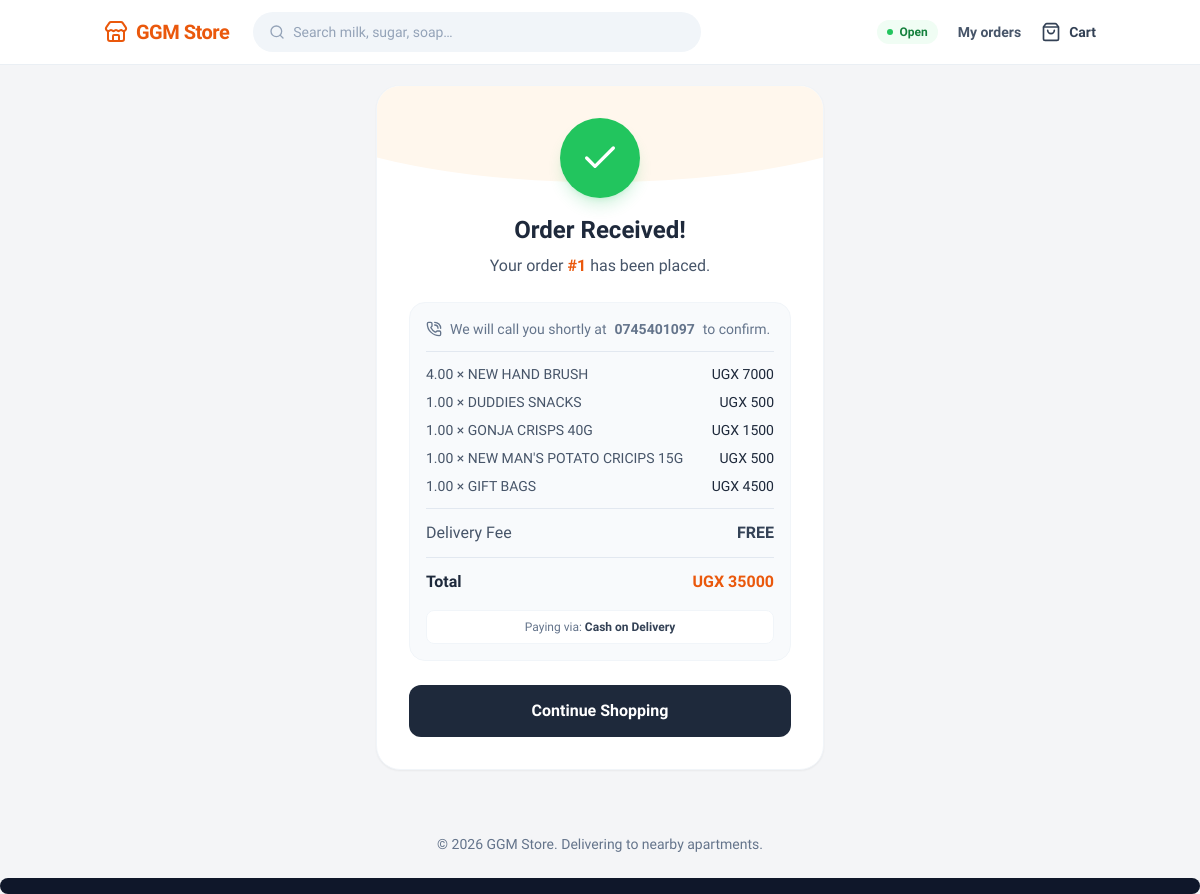
The page /order/success/1/ on the database its author committed.
### marketplace/models.py (models this page shows, shortened)
class Order(models.Model):
    STATUS_CHOICES = [
        ('new', 'New Order'),
        ('confirmed', 'Confirmed'),
        ('packed', 'Packed & Ready'),
        ('delivered', 'Delivered'),
        ('cancelled', 'Cancelled'),
    ]
    PAYMENT_CHOICES = [
        ('cash', 'Cash on Delivery'),
        ('momo', 'MoMo on Delivery'),
    ]
    customer = models.ForeignKey(Customer, on_delete=models.CASCADE)
    status = models.CharField(max_length=20, choices=STATUS_CHOICES, default='new', db_index=True)
    payment_method = models.CharField(max_length=20, choices=PAYMENT_CHOICES, default='cash')
    total_amount = models.DecimalField(max_digits=10, decimal_places=2, default=0.00)
    delivery_fee = models.DecimalField(max_digits=10, decimal_places=2, default=0.00)
    is_modified = models.BooleanField(default=False, help_text="True if staff altered the items after the customer placed it")
    note = models.TextField(blank=True, help_text="Customer delivery instructions")
    created_at = models.DateTimeField(auto_now_add=True, db_index=True)
    updated_at = models.DateTimeField(auto_now=True)
    class Meta:
        ordering = ['-created_at']

class Customer(models.Model):
    phone_number = models.CharField(max_length=20, unique=True, db_index=True)
    name = models.CharField(max_length=255, blank=True)
    apartment = models.ForeignKey(Apartment, on_delete=models.SET_NULL, null=True, blank=True)
    unit_number = models.CharField(max_length=50, blank=True) # e.g., "Apt 4"

class OrderItem(models.Model):
    order = models.ForeignKey(Order, on_delete=models.CASCADE, related_name='items', db_index=True)
    product = models.ForeignKey(Product, on_delete=models.SET_NULL, null=True)
    quantity = models.DecimalField(max_digits=10, decimal_places=2, default=1.00)
    price_at_time_of_order = models.DecimalField(max_digits=10, decimal_places=2) # Lock in the price

class Product(models.Model):
    code = models.CharField(max_length=50, unique=True, db_index=True) # e.g., "000001"
    name = models.CharField(max_length=255)
    parent_group = models.CharField(
        max_length=255,
        blank=True,
        null=True,
        db_index=True,
        help_text="Items with the same parent group will be grouped together (e.g., 'Kakira Sugar')",
    )
    variant_label = models.CharField(
        max_length=50,
        blank=True,
        null=True,
        help_text="The specific variant shown to the customer (e.g., '1KG', '25KG', 'Chilli')",
    )
    group = models.ForeignKey(ProductGroup, on_delete=models.SET_NULL, null=True, blank=True)
    unit = models.ForeignKey(Unit, on_delete=models.SET_NULL, null=True, blank=True)
    cost_price = models.DecimalField(max_digits=10, decimal_places=2, default=0.00)
    selling_price = models.DecimalField(max_digits=10, decimal_places=2, default=0.00)
    stock_quantity = models.DecimalField(max_digits=10, decimal_places=2, default=0.00)
    low_stock_threshold = models.DecimalField(
        max_digits=10,
        decimal_places=2,
        default=5.00,
        help_text="Alert when stock falls to or below this number",
    )
    manually_disabled = models.BooleanField(default=False)
    is_active = models.BooleanField(default=True) # Toggle to hide out-of-stock or disabled items
    image = models.ImageField(
        upload_to='products/',
        null=True,
        blank=True,
        storage=CloudinaryMediaStorage(),
    )

### marketplace/views.py (the view)
# urls.py: path('order/success/<int:order_id>/', views.order_success, name='order_success'),
def order_success(request, order_id):
    order = get_object_or_404(Order, id=order_id)
    return render(request, 'marketplace/order_success.html', {
        'order': order,
        'config': _get_store_config(),
        'whatsapp_message': f'Hi GGM Store, I need help with order #{order.id}',
    })

### marketplace/context_processors.py (called while the page is built)
def vapid_public_key(request):
    return {'VAPID_PUBLIC_KEY': settings.VAPID_PUBLIC_KEY}

def _load_customer(request):
    session = getattr(request, 'session', None)
    customer_id = session.get('customer_id') if session is not None else None
    if not customer_id:
        return None
    try:
        return Customer.objects.select_related('apartment').get(pk=customer_id)
    except (Customer.DoesNotExist, ValueError, TypeError):
        return None

def store_context(request):
    return {
        'config': SimpleLazyObject(_load_config),
        'current_customer': SimpleLazyObject(lambda: _load_customer(request)),
    }

### marketplace/views.py (called while the page is built)
def _get_store_config():
    config, _ = StoreConfig.objects.get_or_create(pk=1)
    return config

### templates/marketplace/order_success.html (shortened to what this page needs)
{% extends "base.html" %}
{% block content %}
<div class="max-w-md mx-auto">
    <div class="bg-white rounded-3xl shadow-sm border border-slate-100 p-8 text-center relative overflow-hidden">
        <div class="relative z-10">
            <div class="w-20 h-20 bg-green-500 rounded-full flex items-center justify-center mx-auto mb-4 shadow-lg shadow-green-500/20">
                <i data-lucide="check" class="w-10 h-10 text-white"></i>
            </div>
            <h1 class="text-2xl font-bold text-slate-800 mb-2">Order Received!</h1>
            <p class="text-slate-600 mb-6">
                Your order <span class="font-bold text-orange-600">#{{ order.id }}</span> has been placed.
            </p>
            <div class="bg-slate-50 rounded-2xl p-4 text-left border border-slate-100 mb-6">
                <p class="text-sm text-slate-500 mb-3 flex items-center gap-2">
                    <i data-lucide="phone-call" class="w-4 h-4 shrink-0"></i>
                    We will call you shortly at <strong>{{ order.customer.phone_number }}</strong> to confirm.
                </p>
                <div class="border-t border-slate-200 pt-3 mt-3 space-y-2">
                    {% for item in order.items.all %}
                        <div class="flex justify-between gap-3 text-sm">
                            <span class="text-slate-600">{{ item.quantity }} × {% if item.product %}{{ item.product.name }}{% else %}Removed product{% endif %}</span>
                            <span class="text-slate-800 font-medium shrink-0">UGX {{ item.price_at_time_of_order|floatformat:0 }}</span>
                        </div>
                    {% endfor %}
                </div>
                <div class="border-t border-slate-200 mt-3 pt-3 flex justify-between font-bold">
                    <span class="text-slate-600 font-medium">Delivery Fee</span>
                    <span class="text-slate-700">{% if order.delivery_fee == 0 %}FREE{% else %}UGX {{ order.delivery_fee|floatformat:0 }}{% endif %}</span>
                </div>
                <div class="border-t border-slate-200 mt-3 pt-3 flex justify-between font-bold">
                    <span class="text-slate-800">Total</span>
                    <span class="text-orange-600">UGX {{ order.total_amount|floatformat:0 }}</span>
                </div>
                <div class="text-xs text-center text-slate-500 mt-4 bg-white py-2 rounded-lg border border-slate-100">
                    Paying via: <span class="font-bold text-slate-700">{% if order.payment_method == 'cash' %}Cash on Delivery{% else %}MoMo on Delivery{% endif %}</span>
                </div>
            </div>
            <a href="{% url 'home' %}"
               class="inline-flex items-center justify-center w-full bg-slate-800 hover:bg-slate-900 text-white font-bold py-3.5 rounded-xl transition-all active:scale-[0.98]">
                Continue Shopping
            </a>
        </div>
    </div>
</div>
{% endblock %}

### templates/base.html (shortened to what this page needs)
{% load static %}<!DOCTYPE html>
<html lang="en">
<head>
    <script src="https://cdn.tailwindcss.com"></script>
    <link rel="stylesheet" href="{% static 'css/styles.css' %}?v=2">
</head>
<body class="bg-canvas text-slate-800 font-sans min-h-screen flex flex-col antialiased">
    {% block desktop_header %}
    <header class="hidden md:block sticky top-0 z-40 bg-white/95 backdrop-blur border-b border-slate-200/70">
        <div class="max-w-5xl mx-auto px-4 py-3 flex items-center gap-6">
            <a href="{% url 'home' %}" class="text-xl font-extrabold text-brand-600 tracking-tight flex items-center gap-2 shrink-0">
                <i data-lucide="store" class="w-6 h-6"></i>
                GGM Store
            </a>
            <form method="get" action="{% url 'home' %}" role="search" class="relative flex-1 max-w-md">
                <input type="search" name="q" value="{{ query|default:'' }}" placeholder="Search milk, sugar, soap…"
                       class="w-full h-10 rounded-full bg-slate-100 pl-10 pr-4 text-sm font-medium text-slate-800 placeholder:text-slate-400 focus:outline-none focus:bg-white focus:ring-2 focus:ring-brand-500/40">
            </form>
            <div class="flex items-center gap-5 ml-auto">
                {% if config.is_open %}
                <span class="inline-flex items-center gap-1.5 text-xs font-bold text-green-700 bg-green-50 rounded-full px-2.5 py-1">
                    <span class="w-1.5 h-1.5 rounded-full bg-green-500"></span> Open
                </span>
                {% else %}
                <span class="inline-flex items-center gap-1.5 text-xs font-bold text-red-700 bg-red-50 rounded-full px-2.5 py-1">
                    <span class="w-1.5 h-1.5 rounded-full bg-red-500"></span> Closed
                </span>
                {% endif %}
                <a href="{% url 'customer_orders' %}" class="text-slate-600 hover:text-brand-600 font-semibold text-sm transition">My orders</a>
                <a href="{% url 'cart_view' %}" class="flex items-center gap-2 text-slate-700 hover:text-brand-600 font-semibold text-sm transition">
                    <i data-lucide="shopping-bag" class="w-5 h-5"></i>
                    Cart
                </a>
            </div>
        </div>
    </header>
    {% endblock %}
    <main class="flex-1 w-full max-w-5xl mx-auto px-4 pt-5 pb-40 md:pb-10">
        {% block content %}{% endblock %}
    </main>
    <footer class="hidden md:block text-center text-sm text-slate-500 py-6">
        &copy; {% now "Y" %} GGM Store. Delivering to nearby apartments.
    </footer>
    <div id="ggm-toast" role="status" aria-live="polite"
         class="rounded-full bg-slate-900 px-4 py-2 text-sm font-semibold text-white shadow-bar truncate"></div>
</body>
</html>

### rows shown on the page
Order: id "1", customer.phone_number "0745401097", total_amount "35000"
OrderItem: quantity "4.00", product.name "NEW HAND BRUSH", price_at_time_of_order "7000"
OrderItem: quantity "1.00", product.name "DUDDIES SNACKS", price_at_time_of_order "500"
OrderItem: quantity "1.00", product.name "GONJA CRISPS 40G", price_at_time_of_order "1500"
OrderItem: quantity "1.00", product.name "NEW MAN'S POTATO CRICIPS 15G", price_at_time_of_order "500"
OrderItem: quantity "1.00", product.name "GIFT BAGS", price_at_time_of_order "4500"
